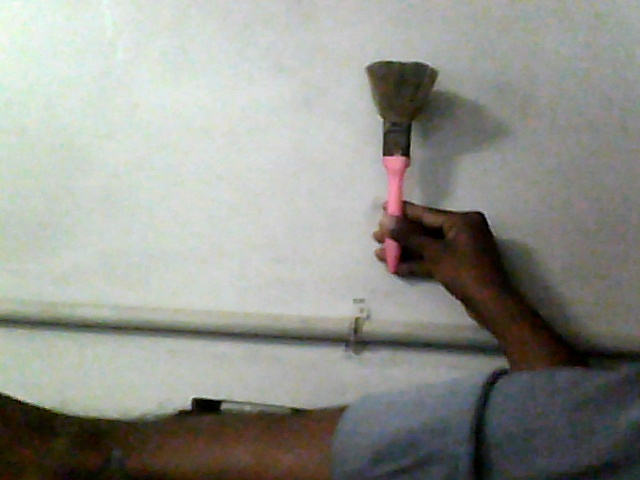
#> input picture dd/image3.jpg, 640 x 480 px, found by its file name
$ python test5.py
#> lines starting #> are read from the running program, lines starting #| are printed output that depends on the picture
import numpy as np
import cv2
import time
from PIL import Image, ImageChops

def getbox(im, color):
    bg = Image.new(im.mode, im.size, color)
    diff = ImageChops.difference(im, bg)
    diff = ImageChops.add(diff, diff, 2.0, -100)
    return diff.getbbox()

def split(im):
    retur = []
    emptyColor = im.getpixel((0, 0))
    box = getbox(im, emptyColor)
    width, height = im.size
    pixels = im.getdata()
    sub_start = 0
    sub_width = 0
    offset = box[1] * width
    for x in range(width):
        if pixels[x + offset] == emptyColor:
            if sub_width > 0:
                retur.append((sub_start, box[1], sub_width, box[3]))
                sub_width = 0
            sub_start = x + 1
        else:
            sub_width = x + 1
    if sub_width > 0:
        retur.append((sub_start, box[1], sub_width, box[3]))
    return retur


im = Image.open("image3.jpg")
#> im is the input picture: PIL image 640x480 RGB; mean R, G, B 146.8, 148.1, 141.7

for idx, box in enumerate(split(im)):
#> in split, `emptyColor = im.getpixel((0, 0))`: emptyColor = (224, 250, 239)
#> in getbox, `bg = Image.new(im.mode, im.size, color)`:
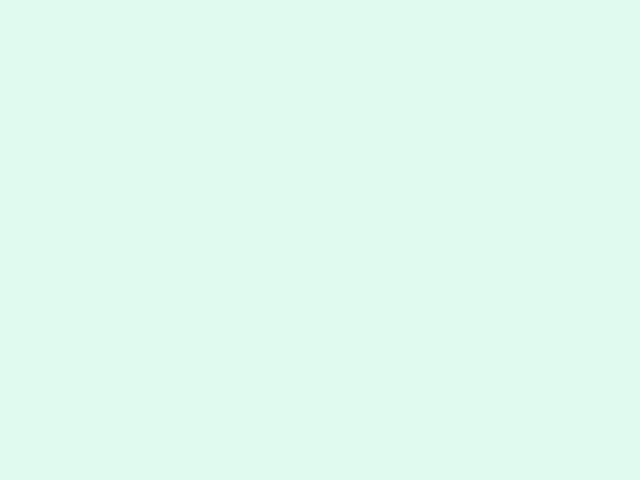
#> bg: PIL image 640x480 RGB; mean R, G, B 224, 250, 239
#> in getbox, `diff = ImageChops.difference(im, bg)`:
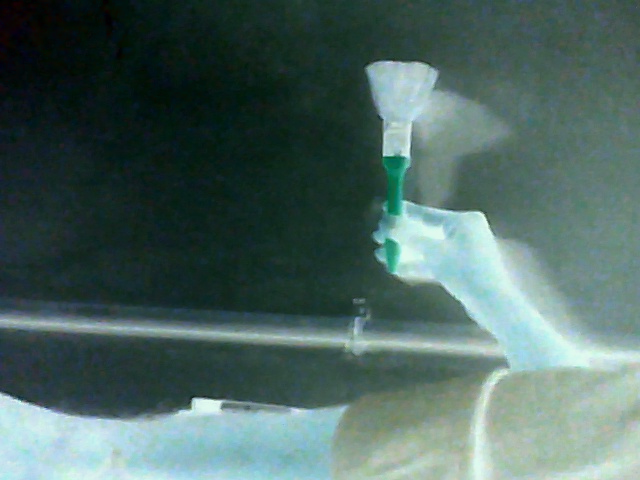
#> diff: PIL image 640x480 RGB; mean R, G, B 77.5, 101.9, 97.3
#> in getbox, `diff = ImageChops.add(diff, diff, 2.0, -100)`:
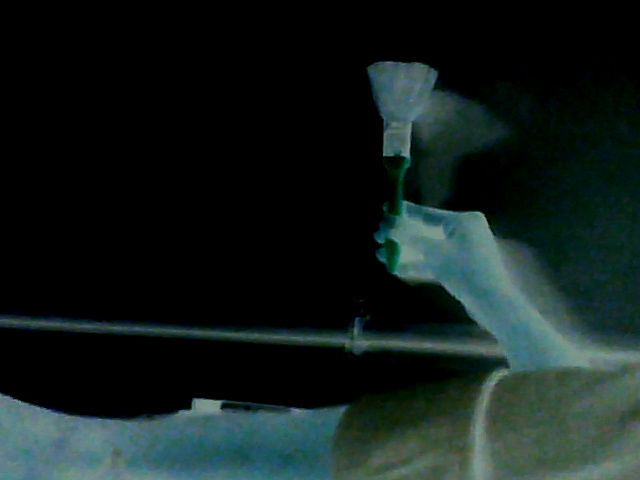
#> diff: PIL image 640x480 RGB; mean R, G, B 18.9, 30.5, 28.5
#> in split, `box = getbox(im, emptyColor)`: box = (0, 0, 640, 480)
#> in split, `width, height = im.size`: width = 640; height = 480
#> in split, `sub_start = 0`: sub_start = 0
    im.crop(box).save("result.jpg".format(idx))
#> this loop made 1 pass
